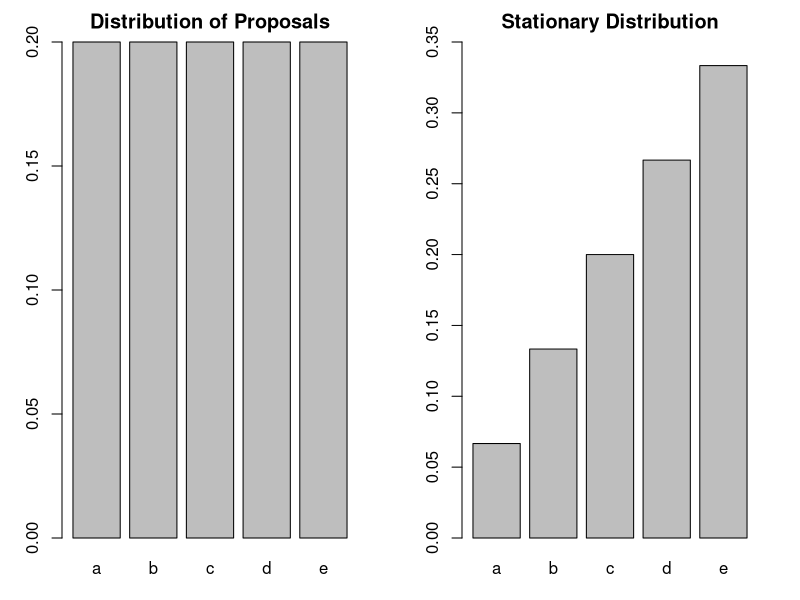

The R source for this figure: (Note: this script raises an error after producing the figure.)
# An updated implementation of using drawing a scrabble tile from the bag
# as the proposal distribution and the score on scrabble tiles as the score 
# function.

# A vector of the score associated with each scrabble tile and the probability 
# plot
# A vector of how many of each tile are in a set and probability plot
p_counts = rep(1/5,5); p_counts
par(mfrow=c(1,2),mar=c(3,3,2,2)+0.1)
barplot(p_counts, names.arg=letters[1:5], ylim=c(0,0.2), 
        main="Distribution of Proposals")
scrabble_scores = 1:5
p_scores = scrabble_scores/sum(scrabble_scores)
barplot(p_scores, names.arg=letters[1:5], ylim=c(0,0.35),
        main="Stationary Distribution")

# M-H algorithm
# Pick a starting value X0
Xj = sample(1:5, 1, prob=p_counts)
# Define how many iterations
N = 100
# Define a vector to store the Markov chain
X = numeric(N)
# Define alpha
f.alpha <- function(x, y) {
  min((p_scores[y]*p_counts[x])/(p_scores[x]*p_counts[y]), 1)
}
# Run the loop
for (j in 1:N) {
  Yj = sample(1:27, 1, prob=p_counts)
  Uj = runif(1)
  Xj = ifelse(Uj <= f.alpha(Xj, Yj), Yj, Xj)
  X[j] = Xj
}